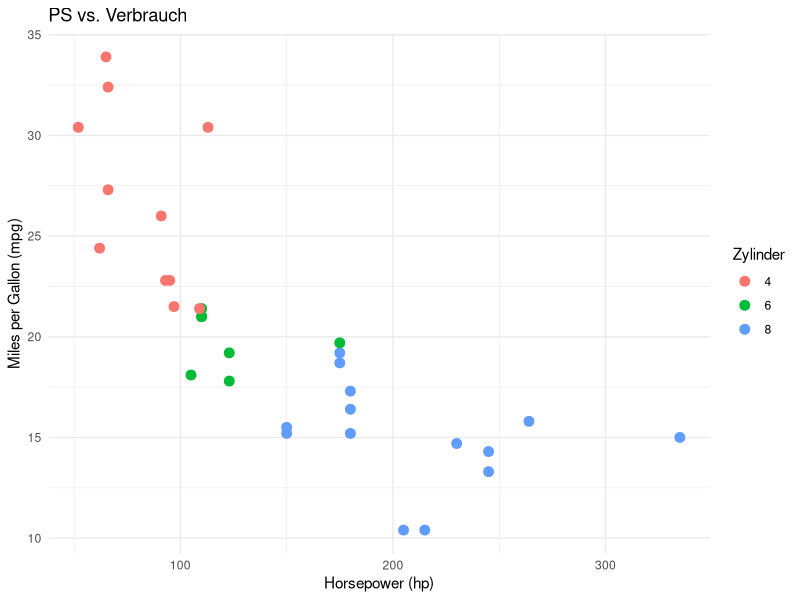

Write the R code that produced this figure.
## ---- chunk 1
#| label: setup
#| message: false
#| include: false

install.packages("tidyverse", repos = "https://cloud.r-project.org")
library(tidyverse)
## ---- chunk 2
#| echo: true

print("Hello world!")
## ---- chunk 3
#| echo: true

2+2
## ---- chunk 4
#| echo: true

head(mtcars)
## ---- chunk 5
#| echo: true
#| fig-align: center
#| output-location: slide # Option for location of output (next slide)
#| code-line-numbers: "1-3|4-6|7-9" # Highlights lines of code

ggplot(data = mtcars, aes(x = hp, y = mpg, color = factor(cyl))) +
  geom_point(size = 3) +
  labs(
    title = "PS vs. Verbrauch",
    x = "Horsepower (hp)",
    y = "Miles per Gallon (mpg)",
    color = "Zylinder"
  ) +
  theme_minimal()
